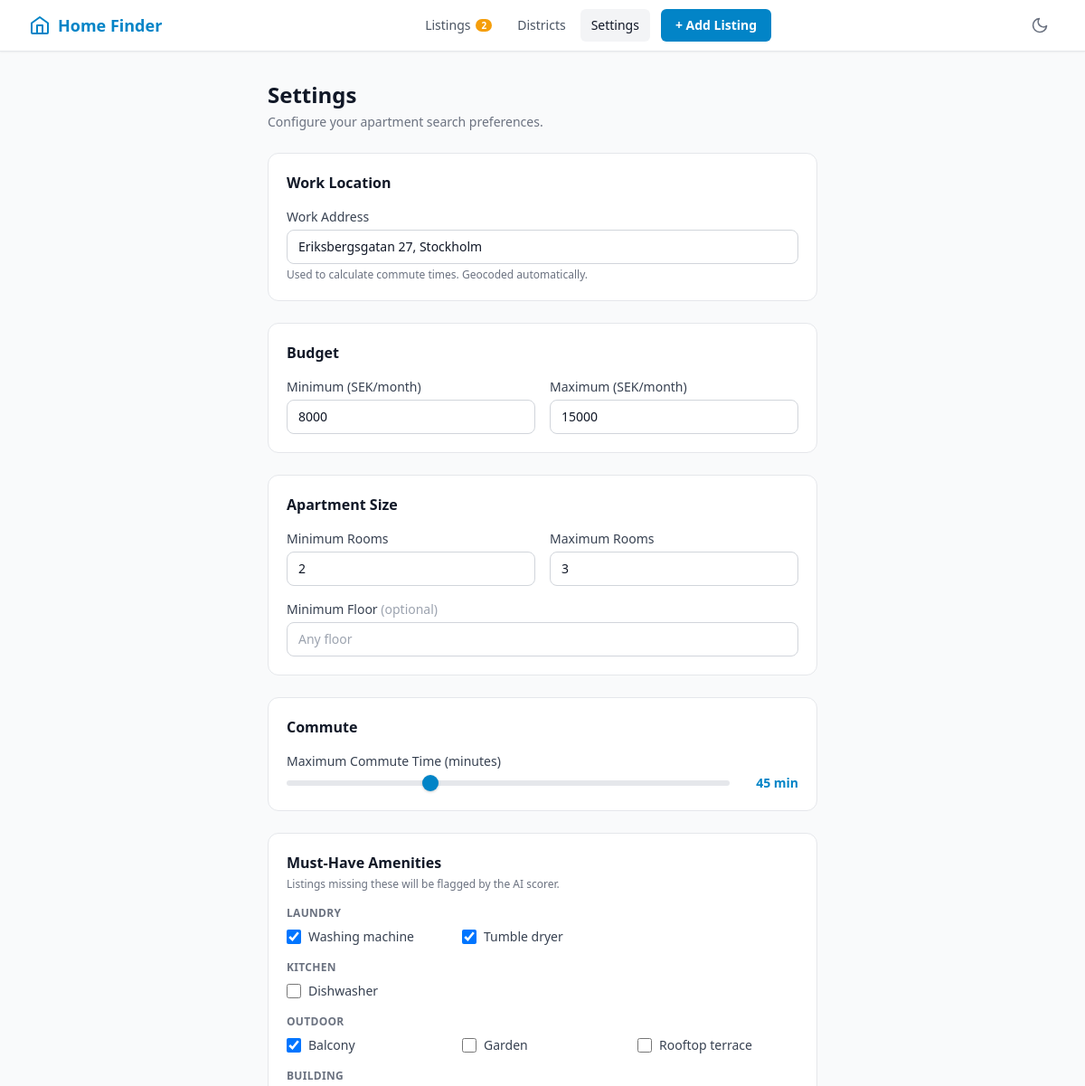
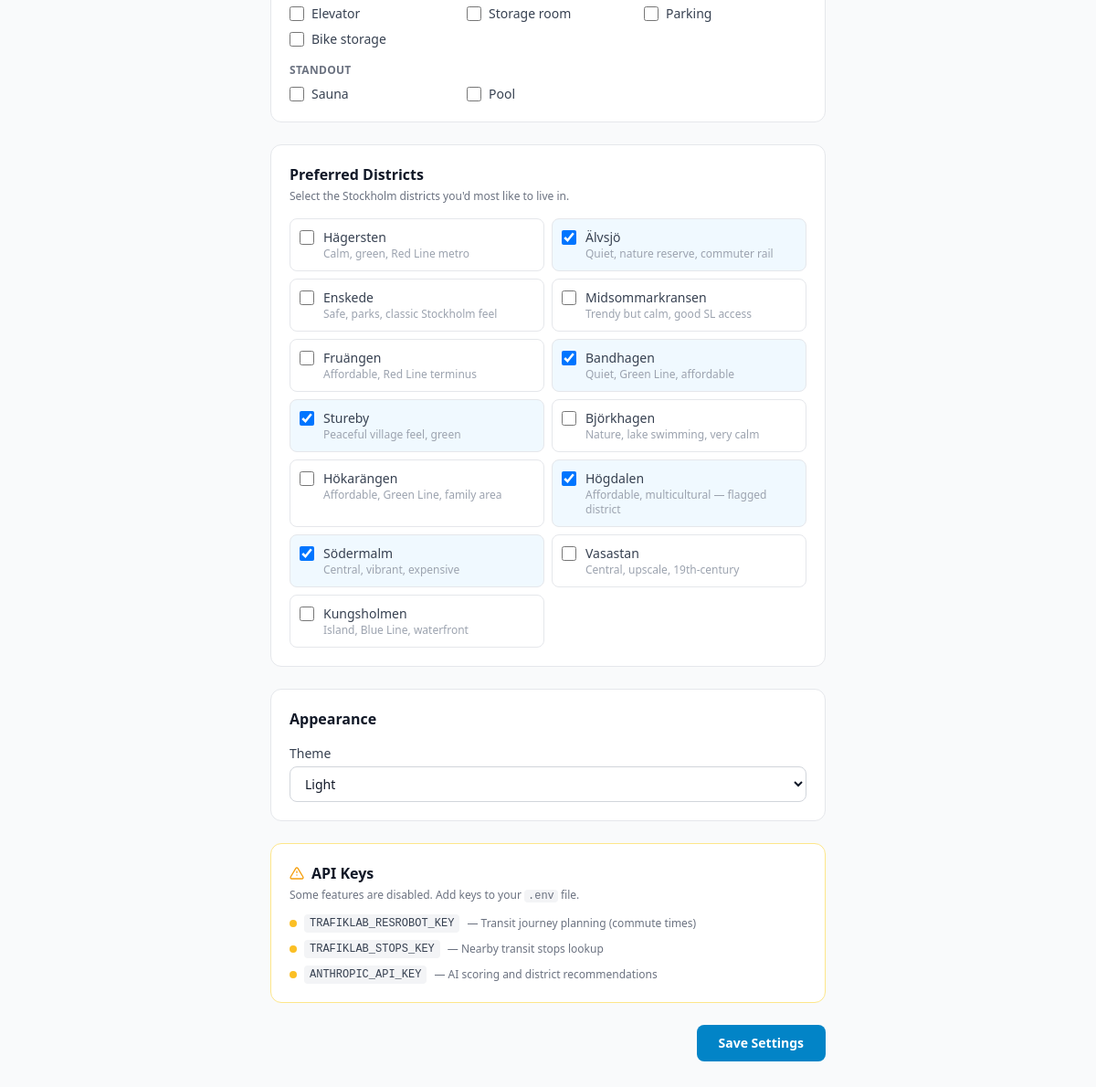
/settings/, run on the app's committed database (2 pictures, top to bottom).
### database/models.py (models this page shows, shortened)
class UserSettings(db.Model):
    __tablename__ = "user_settings"
    id = db.Column(db.Integer, primary_key=True)
    work_address = db.Column(db.String(500), nullable=True)
    work_lat = db.Column(db.Float, nullable=True)
    work_lng = db.Column(db.Float, nullable=True)
    budget_min = db.Column(db.Integer, default=5000)
    budget_max = db.Column(db.Integer, default=25000)
    min_rooms = db.Column(db.Integer, default=1)
    max_rooms = db.Column(db.Integer, default=3)
    floor_min = db.Column(db.Integer, nullable=True)
    must_have_washing_machine = db.Column(db.Boolean, default=False)
    must_have_dryer = db.Column(db.Boolean, default=False)
    must_have_dishwasher = db.Column(db.Boolean, default=False)
    must_have_amenities = db.Column(db.JSON, default=list)
    preferred_districts = db.Column(db.JSON, default=list)
    max_commute_minutes = db.Column(db.Integer, default=45)
    theme = db.Column(db.String(10), default="light")

### routes/settings.py (the view)
@settings_bp.route("/", methods=["GET"])
def settings_page():
    settings = get_or_create_settings()
    return render_template("settings.html", settings=settings)

### templates/settings.html (shortened to what this page needs)
{% extends "base.html" %}
{% block content %}
<div class="max-w-2xl mx-auto px-4 sm:px-6 lg:px-8 py-8">
  <div class="mb-6">
    <h1 class="text-2xl font-bold text-gray-900 dark:text-white">Settings</h1>
    <p class="mt-1 text-sm text-gray-500 dark:text-gray-400">Configure your apartment search preferences.</p>
  </div>
  <form method="POST" action="{{ url_for('settings.save_settings') }}" class="space-y-6">
    <div class="bg-white dark:bg-gray-800 rounded-xl border border-gray-200 dark:border-gray-700 p-5">
      <h2 class="text-base font-semibold text-gray-900 dark:text-white mb-4">Work Location</h2>
      <div>
        <label for="work_address" class="block text-sm font-medium text-gray-700 dark:text-gray-300 mb-1">
          Work Address
        </label>
        <input type="text" id="work_address" name="work_address" value="{{ settings.work_address or '' }}"
          placeholder="e.g. Drottninggatan 1, Stockholm"
          class="w-full px-3 py-2 rounded-lg border border-gray-300 dark:border-gray-600 bg-white dark:bg-gray-700 text-gray-900 dark:text-white placeholder-gray-400 dark:placeholder-gray-500 focus:outline-none focus:ring-2 focus:ring-brand-500 focus:border-transparent text-sm transition-colors" />
        <p class="mt-1 text-xs text-gray-500 dark:text-gray-400">
          Used to calculate commute times. Geocoded automatically.
        </p>
      </div>
    </div>
    <div class="bg-white dark:bg-gray-800 rounded-xl border border-gray-200 dark:border-gray-700 p-5">
      <h2 class="text-base font-semibold text-gray-900 dark:text-white mb-4">Budget</h2>
      <div class="grid grid-cols-2 gap-4">
        <div>
          <label for="budget_min" class="block text-sm font-medium text-gray-700 dark:text-gray-300 mb-1">
            Minimum (SEK/month)
          </label>
          <input type="number" id="budget_min" name="budget_min" value="{{ settings.budget_min }}" min="0" step="500"
            class="w-full px-3 py-2 rounded-lg border border-gray-300 dark:border-gray-600 bg-white dark:bg-gray-700 text-gray-900 dark:text-white focus:outline-none focus:ring-2 focus:ring-brand-500 focus:border-transparent text-sm transition-colors" />
        </div>
        <div>
          <label for="budget_max" class="block text-sm font-medium text-gray-700 dark:text-gray-300 mb-1">
            Maximum (SEK/month)
          </label>
          <input type="number" id="budget_max" name="budget_max" value="{{ settings.budget_max }}" min="0" step="500"
            class="w-full px-3 py-2 rounded-lg border border-gray-300 dark:border-gray-600 bg-white dark:bg-gray-700 text-gray-900 dark:text-white focus:outline-none focus:ring-2 focus:ring-brand-500 focus:border-transparent text-sm transition-colors" />
        </div>
      </div>
    </div>
    <div class="bg-white dark:bg-gray-800 rounded-xl border border-gray-200 dark:border-gray-700 p-5">
      <h2 class="text-base font-semibold text-gray-900 dark:text-white mb-4">Apartment Size</h2>
      <div class="grid grid-cols-2 gap-4">
        <div>
          <label for="min_rooms" class="block text-sm font-medium text-gray-700 dark:text-gray-300 mb-1">
            Minimum Rooms
          </label>
          <input type="number" id="min_rooms" name="min_rooms" value="{{ settings.min_rooms }}" min="1" max="10"
            class="w-full px-3 py-2 rounded-lg border border-gray-300 dark:border-gray-600 bg-white dark:bg-gray-700 text-gray-900 dark:text-white focus:outline-none focus:ring-2 focus:ring-brand-500 focus:border-transparent text-sm transition-colors" />
        </div>
        <div>
          <label for="max_rooms" class="block text-sm font-medium text-gray-700 dark:text-gray-300 mb-1">
            Maximum Rooms
          </label>
          <input type="number" id="max_rooms" name="max_rooms" value="{{ settings.max_rooms }}" min="1" max="10"
            class="w-full px-3 py-2 rounded-lg border border-gray-300 dark:border-gray-600 bg-white dark:bg-gray-700 text-gray-900 dark:text-white focus:outline-none focus:ring-2 focus:ring-brand-500 focus:border-transparent text-sm transition-colors" />
        </div>
      </div>
      <div class="mt-4">
        <label for="floor_min" class="block text-sm font-medium text-gray-700 dark:text-gray-300 mb-1">
          Minimum Floor <span class="text-gray-400 dark:text-gray-500 font-normal">(optional)</span>
        </label>
        <input type="number" id="floor_min" name="floor_min" value="{{ settings.floor_min or '' }}" min="0"
          placeholder="Any floor"
          class="w-full px-3 py-2 rounded-lg border border-gray-300 dark:border-gray-600 bg-white dark:bg-gray-700 text-gray-900 dark:text-white placeholder-gray-400 dark:placeholder-gray-500 focus:outline-none focus:ring-2 focus:ring-brand-500 focus:border-transparent text-sm transition-colors" />
      </div>
    </div>
    <div class="bg-white dark:bg-gray-800 rounded-xl border border-gray-200 dark:border-gray-700 p-5">
      <h2 class="text-base font-semibold text-gray-900 dark:text-white mb-4">Commute</h2>
      <div>
        <label for="max_commute_minutes" class="block text-sm font-medium text-gray-700 dark:text-gray-300 mb-1">
          Maximum Commute Time (minutes)
        </label>
        <div class="flex items-center gap-3">
          <input type="range" id="max_commute_range" min="10" max="120" step="5"
            value="{{ settings.max_commute_minutes }}"
            oninput="document.getElementById('max_commute_minutes').value = this.value; document.getElementById('commute-display').textContent = this.value + ' min'"
            class="flex-1 h-2 appearance-none bg-gray-200 dark:bg-gray-600 rounded-full cursor-pointer accent-brand-600" />
          <span id="commute-display" class="text-sm font-semibold text-brand-600 dark:text-brand-400 w-16 text-right">
            {{ settings.max_commute_minutes }} min
          </span>
        </div>
      </div>
    </div>
    <div class="bg-white dark:bg-gray-800 rounded-xl border border-gray-200 dark:border-gray-700 p-5">
      <h2 class="text-base font-semibold text-gray-900 dark:text-white mb-1">Must-Have Amenities</h2>
      <p class="text-xs text-gray-500 dark:text-gray-400 mb-4">Listings missing these will be flagged by the AI scorer.</p>
      <div class="space-y-4">
        {% for group_name, items in amenity_groups %}
        <div>
          <p class="text-xs font-semibold text-gray-500 dark:text-gray-400 uppercase tracking-wide mb-2">{{ group_name }}</p>
          <div class="grid grid-cols-2 sm:grid-cols-3 gap-y-2 gap-x-4">
            {% for key, label in items %}
            <label class="flex items-center gap-2 cursor-pointer">
              <input type="checkbox" name="must_have_amenities" value="{{ key }}"
                {% if key in (settings.must_have_amenities or []) %}checked{% endif %}
                class="w-4 h-4 text-brand-600 border-gray-300 dark:border-gray-600 rounded focus:ring-brand-500 bg-white dark:bg-gray-700" />
              <span class="text-sm text-gray-700 dark:text-gray-300">{{ label }}</span>
            </label>
            {% endfor %}
          </div>
        </div>
        {% endfor %}
      </div>
    </div>
    <div class="bg-white dark:bg-gray-800 rounded-xl border border-gray-200 dark:border-gray-700 p-5">
      <h2 class="text-base font-semibold text-gray-900 dark:text-white mb-1">Preferred Districts</h2>
      <p class="text-xs text-gray-500 dark:text-gray-400 mb-4">Select the Stockholm districts you'd most like to live
        in.</p>
      <div class="grid grid-cols-2 gap-2">
        {% for district, description in recommended_districts %}
        <label
          class="flex items-start gap-2.5 p-2.5 rounded-lg border border-gray-200 dark:border-gray-600 hover:bg-gray-50 dark:hover:bg-gray-700/50 cursor-pointer transition-colors
          {% if district in (settings.preferred_districts or []) %}bg-brand-50 dark:bg-brand-900/20 border-brand-300 dark:border-brand-600{% endif %}">
          <input type="checkbox" name="preferred_districts" value="{{ district }}" {% if district in
            (settings.preferred_districts or []) %}checked{% endif %}
            class="w-4 h-4 mt-0.5 text-brand-600 border-gray-300 dark:border-gray-600 rounded focus:ring-brand-500 bg-white dark:bg-gray-700 flex-shrink-0" />
          <div>
            <div class="text-sm font-medium text-gray-700 dark:text-gray-300">{{ district }}</div>
            <div class="text-xs text-gray-400 dark:text-gray-500">{{ description }}</div>
          </div>
        </label>
        {% endfor %}
      </div>
    </div>
    <div class="bg-white dark:bg-gray-800 rounded-xl border border-gray-200 dark:border-gray-700 p-5">
      <h2 class="text-base font-semibold text-gray-900 dark:text-white mb-4">Appearance</h2>
      <div>
        <label for="theme" class="block text-sm font-medium text-gray-700 dark:text-gray-300 mb-1">Theme</label>
        <select id="theme" name="theme" onchange="applyTheme(this.value)"
          class="w-full px-3 py-2 rounded-lg border border-gray-300 dark:border-gray-600 bg-white dark:bg-gray-700 text-gray-900 dark:text-white focus:outline-none focus:ring-2 focus:ring-brand-500 focus:border-transparent text-sm transition-colors">
          <option value="light" {% if settings.theme=='light' %}selected{% endif %}>Light</option>
        </select>
      </div>
    </div>
    {% if missing_keys %}
    <div class="bg-white dark:bg-gray-800 rounded-xl border border-amber-200 dark:border-amber-700/50 p-5">
      <h2 class="text-base font-semibold text-gray-900 dark:text-white mb-1 flex items-center gap-2">
        <svg class="w-4 h-4 text-amber-500" fill="none" stroke="currentColor" viewBox="0 0 24 24">
          <path stroke-linecap="round" stroke-linejoin="round" stroke-width="2" d="M12 9v2m0 4h.01M10.29 3.86L1.82 18a2 2 0 001.71 3h16.94a2 2 0 001.71-3L13.71 3.86a2 2 0 00-3.42 0z" />
        </svg>
        API Keys
      </h2>
      <p class="text-xs text-gray-500 dark:text-gray-400 mb-3">Some features are disabled. Add keys to your <code class="bg-gray-100 dark:bg-gray-700 px-1 rounded">.env</code> file.</p>
      <div class="space-y-2">
        {% for key in missing_keys %}
        <div class="flex items-center gap-2 text-sm">
          <span class="w-2 h-2 rounded-full bg-amber-400 flex-shrink-0"></span>
          <code class="text-xs bg-gray-100 dark:bg-gray-700 px-1.5 py-0.5 rounded text-gray-700 dark:text-gray-300">{{ key.key }}</code>
          <span class="text-xs text-gray-500 dark:text-gray-400">— {{ key.feature }}</span>
        </div>
        {% endfor %}
      </div>
    </div>
    {% endif %}
    <div class="flex justify-end">
      <button type="submit"
        class="px-6 py-2.5 rounded-lg bg-brand-600 hover:bg-brand-700 text-white font-semibold text-sm transition-colors focus:outline-none focus:ring-2 focus:ring-brand-500 focus:ring-offset-2">
        Save Settings
      </button>
    </div>
  </form>
</div>
{% endblock %}

### templates/base.html (shortened to what this page needs)
<!DOCTYPE html>
<html lang="en" class="light" id="html-root">
<head>
  <link rel="stylesheet" href="https://cdn.jsdelivr.net/gh/lipis/flag-icons@7.2.3/css/flag-icons.min.css" />
  <script src="https://cdn.tailwindcss.com"></script>
  <link rel="stylesheet" href="https://unpkg.com/leaflet@1.9.4/dist/leaflet.css" />
  <link rel="stylesheet" href="https://unpkg.com/leaflet.markercluster@1.5.3/dist/MarkerCluster.css" />
  <link rel="stylesheet" href="https://unpkg.com/leaflet.markercluster@1.5.3/dist/MarkerCluster.Default.css" />
  <link rel="stylesheet" href="{{ url_for('static', filename='css/style.css') }}" />
</head>
<body class="bg-gray-50 dark:bg-gray-900 text-gray-900 dark:text-gray-100 min-h-screen transition-colors duration-200">
  <nav class="bg-white dark:bg-gray-800 border-b border-gray-200 dark:border-gray-700 shadow-sm sticky top-0 z-50">
    <div class="max-w-screen-2xl mx-auto px-4 sm:px-6 lg:px-8">
      <div class="flex items-center justify-between h-14">
        <a href="{{ url_for('listings.index') }}"
          class="flex items-center gap-2 font-bold text-brand-600 dark:text-brand-500 text-lg">
          <svg class="w-6 h-6" fill="none" stroke="currentColor" viewBox="0 0 24 24">
            <path stroke-linecap="round" stroke-linejoin="round" stroke-width="2"
              d="M3 9.5L12 3l9 6.5V20a1 1 0 01-1 1H4a1 1 0 01-1-1V9.5z" />
            <path stroke-linecap="round" stroke-linejoin="round" stroke-width="2" d="M9 21V12h6v9" />
          </svg>
          Home Finder
        </a>
        <div class="hidden sm:flex items-center gap-1">
          <a href="{{ url_for('listings.index') }}"
            class="px-3 py-2 rounded-md text-sm font-medium text-gray-600 dark:text-gray-300 hover:bg-gray-100 dark:hover:bg-gray-700 transition-colors flex items-center gap-1.5
                   {% if request.endpoint == 'listings.index' %}bg-gray-100 dark:bg-gray-700 text-gray-900 dark:text-white{% endif %}">
            Listings
            {% if unscored_count %}
            <span class="text-[10px] bg-amber-500 text-white rounded-full px-1.5 py-0.5 font-semibold leading-none"
              title="{{ unscored_count }} unscored listing{{ 's' if unscored_count != 1 else '' }}">{{ unscored_count
              }}</span>
            {% endif %}
          </a>
          <a href="{{ url_for('listings.districts_page') }}"
            class="px-3 py-2 rounded-md text-sm font-medium text-gray-600 dark:text-gray-300 hover:bg-gray-100 dark:hover:bg-gray-700 transition-colors
                   {% if request.endpoint == 'listings.districts_page' %}bg-gray-100 dark:bg-gray-700 text-gray-900 dark:text-white{% endif %}">
            Districts
          </a>
          <a href="{{ url_for('settings.settings_page') }}"
            class="px-3 py-2 rounded-md text-sm font-medium text-gray-600 dark:text-gray-300 hover:bg-gray-100 dark:hover:bg-gray-700 transition-colors
                   {% if request.endpoint and request.endpoint.startswith('settings.') %}bg-gray-100 dark:bg-gray-700 text-gray-900 dark:text-white{% endif %}">
            Settings
          </a>
          <a href="{{ url_for('listings.add_listing_page') }}" class="ml-2 px-4 py-2 rounded-md text-sm font-semibold bg-brand-600 hover:bg-brand-700 text-white transition-colors
                   {% if request.endpoint == 'listings.add_listing_page' %}opacity-90{% endif %}">
            + Add Listing
          </a>
        </div>
        <button id="theme-toggle" onclick="toggleTheme()"
          class="p-2 rounded-md text-gray-500 dark:text-gray-400 hover:bg-gray-100 dark:hover:bg-gray-700 transition-colors"
          title="Toggle dark/light mode">
          <svg id="theme-icon-moon" class="w-5 h-5" fill="none" stroke="currentColor" viewBox="0 0 24 24">
            <path stroke-linecap="round" stroke-linejoin="round" stroke-width="2"
              d="M21 12.79A9 9 0 1111.21 3 7 7 0 0021 12.79z" />
          </svg>
        </button>
      </div>
    </div>
  </nav>
  <main>
    {% block content %}{% endblock %}
  </main>
</body>
</html>

### data on the page
UserSettings: work_address "Eriksbergsgatan 27, Stockholm", budget_min "8000", budget_max "15000", min_rooms "2", max_rooms "3", max_commute_minutes "45", must_have_amenities "☑" "☑" "☑", preferred_districts "☑" "☑" "☑" "☑" "☑", theme "Light"

### other printed values
{{ unscored_count }} "2"
{{ group_name }} "LAUNDRY" "KITCHEN" "OUTDOOR" "BUILDING" "STANDOUT"
{{ label }} "Washing machine" "Tumble dryer" "Dishwasher" "Balcony" "Garden" "Rooftop terrace" "Elevator" "Storage room" "Parking" "Bike storage" "Sauna" "Pool"
{{ district }} "Hägersten" "Älvsjö" "Enskede" "Midsommarkransen" "Fruängen" "Bandhagen" "Stureby" "Björkhagen" "Hökarängen" "Högdalen" "Södermalm" "Vasastan" "Kungsholmen"
{{ description }} "Calm, green, Red Line metro" "Quiet, nature reserve, commuter rail" "Safe, parks, classic Stockholm feel" "Trendy but calm, good SL access" "Affordable, Red Line terminus" "Quiet, Green Line, affordable" "Peaceful village feel, green" "Nature, lake swimming, very calm" "Affordable, Green Line, family area" "Affordable, multicultural — flagged district" "Central, vibrant, expensive" "Central, upscale, 19th-century" "Island, Blue Line, waterfront"
{{ key.key }} "TRAFIKLAB_RESROBOT_KEY" "TRAFIKLAB_STOPS_KEY" "ANTHROPIC_API_KEY"
{{ key.feature }} "Transit journey planning (commute times)" "Nearby transit stops lookup" "AI scoring and district recommendations"
